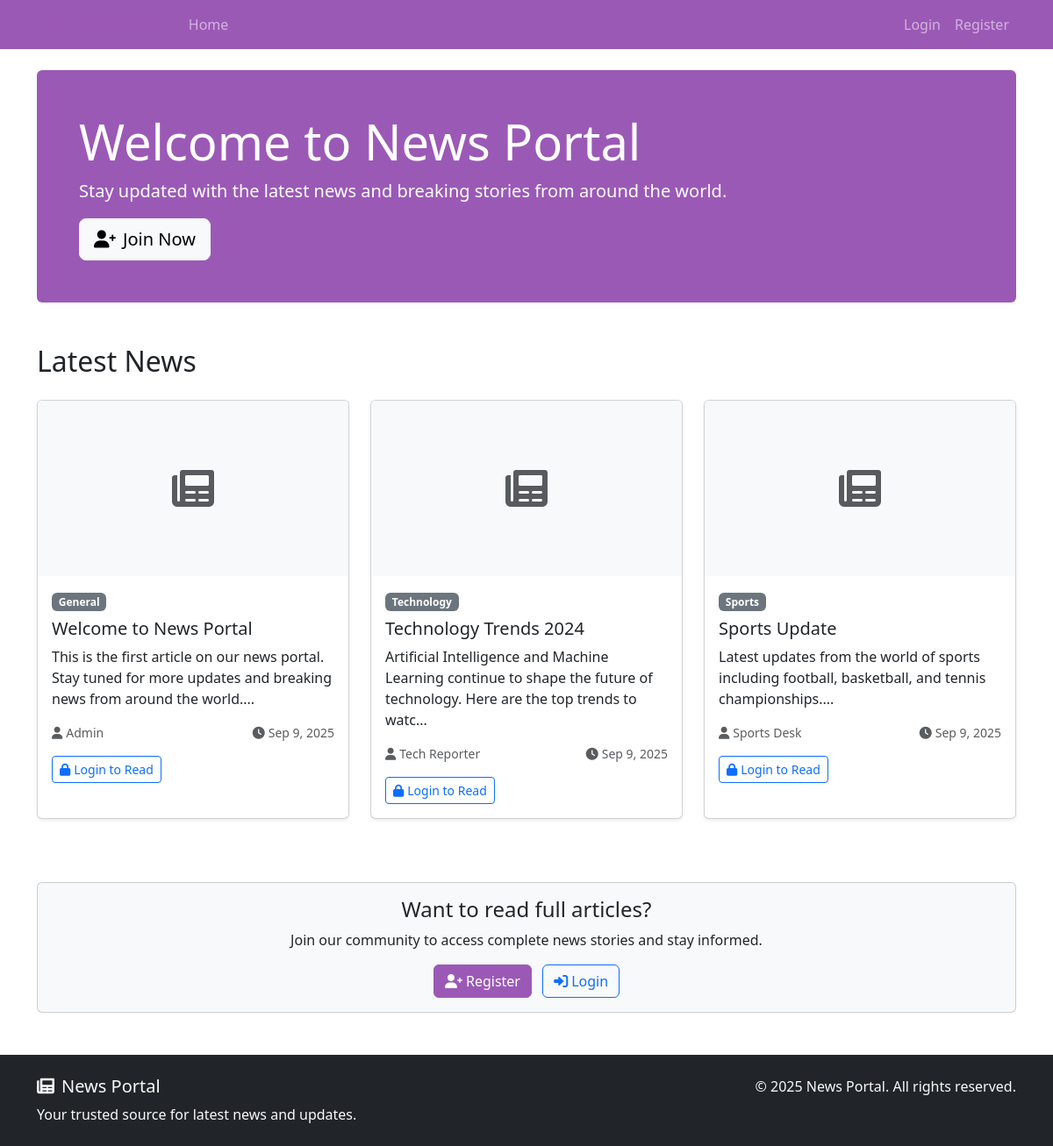
The page / on the database its author committed.
### tables this page shows
CREATE TABLE IF NOT EXISTS news (
    id INT AUTO_INCREMENT PRIMARY KEY,
    title VARCHAR(255) NOT NULL,
    content TEXT NOT NULL,
    category VARCHAR(50) NOT NULL,
    author VARCHAR(100) NOT NULL,
    created_at TIMESTAMP DEFAULT CURRENT_TIMESTAMP
);

### index.php (the view, shortened to what this page needs)
<?php
include 'header.php';
require_once 'db_connect.php';
$stmt = $pdo->prepare("SELECT * FROM news ORDER BY created_at DESC LIMIT 12");
$stmt->execute();
$news_articles = $stmt->fetchAll();
?>
<div class="container mt-4">
    <div class="row mb-5">
        <div class="col-12">
            <div class="jumbotron bg-primary text-white p-5 rounded">
                <h1 class="display-4">Welcome to News Portal</h1>
                <p class="lead">Stay updated with the latest news and breaking stories from around the world.</p>
                <?php if (!isset($_SESSION['user_id'])): ?>
                    <a class="btn btn-light btn-lg" href="register.php" role="button">
                        <i class="fas fa-user-plus me-2"></i>Join Now
                    </a>
                <?php endif; ?>
            </div>
        </div>
    </div>
    <div class="row">
        <div class="col-12">
            <h2 class="mb-4">Latest News</h2>
        </div>
        <?php if (empty($news_articles)): ?>
            <div class="col-12">
                <div class="alert alert-info text-center">
                    <i class="fas fa-info-circle me-2"></i>No news articles available at the moment.
                </div>
            </div>
        <?php else: ?>
            <?php foreach ($news_articles as $article): ?>
                <div class="col-lg-4 col-md-6 mb-4">
                    <div class="card news-card shadow-sm">
                        <div class="card-img-top bg-light d-flex align-items-center justify-content-center" style="height: 200px;">
                            <i class="fas fa-newspaper fa-3x text-muted"></i>
                        </div>
                        <div class="card-body">
                            <span class="badge bg-secondary mb-2"><?php echo htmlspecialchars($article['category']); ?></span>
                            <h5 class="card-title"><?php echo htmlspecialchars($article['title']); ?></h5>
                            <p class="card-text">
                                <?php echo htmlspecialchars(substr($article['content'], 0, 120)) . '...'; ?>
                            </p>
                            <div class="d-flex justify-content-between align-items-center">
                                <small class="text-muted">
                                    <i class="fas fa-user me-1"></i><?php echo htmlspecialchars($article['author']); ?>
                                </small>
                                <small class="text-muted">
                                    <i class="fas fa-clock me-1"></i><?php echo date('M j, Y', strtotime($article['created_at'])); ?>
                                </small>
                            </div>
                            <div class="mt-3">
                                <?php if (isset($_SESSION['user_id'])): ?>
                                    <a href="news.php?id=<?php echo $article['id']; ?>" class="btn btn-primary btn-sm">
                                        <i class="fas fa-eye me-1"></i>Read More
                                    </a>
                                <?php else: ?>
                                    <a href="login.php" class="btn btn-outline-primary btn-sm">
                                        <i class="fas fa-lock me-1"></i>Login to Read
                                    </a>
                                <?php endif; ?>
                            </div>
                        </div>
                    </div>
                </div>
            <?php endforeach; ?>
        <?php endif; ?>
    </div>
    <?php if (!isset($_SESSION['user_id'])): ?>
        <div class="row mt-5">
            <div class="col-12">
                <div class="card bg-light">
                    <div class="card-body text-center">
                        <h4>Want to read full articles?</h4>
                        <p class="mb-3">Join our community to access complete news stories and stay informed.</p>
                        <a href="register.php" class="btn btn-primary me-2">
                            <i class="fas fa-user-plus me-1"></i>Register
                        </a>
                        <a href="login.php" class="btn btn-outline-primary">
                            <i class="fas fa-sign-in-alt me-1"></i>Login
                        </a>
                    </div>
                </div>
            </div>
        </div>
    <?php endif; ?>
</div>
<?php include 'footer.php'; ?>

### header.php (shortened to what this page needs)
<!DOCTYPE html>
<html lang="en">
<head>
    <link href="https://cdn.jsdelivr.net/npm/bootstrap@5.3.0/dist/css/bootstrap.min.css" rel="stylesheet">
    <link href="https://cdnjs.cloudflare.com/ajax/libs/font-awesome/6.0.0/css/all.min.css" rel="stylesheet">
</head>
<body>
    <nav class="navbar navbar-expand-lg navbar-dark bg-primary">
        <div class="container">
            <a class="navbar-brand" href="index.php">
                <i class="fas fa-newspaper me-2"></i>News Portal
            </a>
            <div class="collapse navbar-collapse" id="navbarNav">
                <ul class="navbar-nav me-auto">
                    <li class="nav-item">
                        <a class="nav-link" href="index.php">Home</a>
                    </li>
                </ul>
                <ul class="navbar-nav">
                    <?php if (isset($_SESSION['user_id'])): ?>
                        <li class="nav-item dropdown">
                            <a class="nav-link dropdown-toggle" href="#" role="button" data-bs-toggle="dropdown">
                                <i class="fas fa-user me-1"></i><?php echo $_SESSION['username']; ?>
                            </a>
                            <ul class="dropdown-menu">
                                <?php if ($_SESSION['role'] == 'admin'): ?>
                                    <li><a class="dropdown-item" href="admin/dashboard.php">
                                        <i class="fas fa-tachometer-alt me-2"></i>Dashboard
                                    </a></li>
                                <?php endif; ?>
                                <li><hr class="dropdown-divider"></li>
                                <li><a class="dropdown-item" href="logout.php">
                                    <i class="fas fa-sign-out-alt me-2"></i>Logout
                                </a></li>
                            </ul>
                        </li>
                    <?php else: ?>
                        <li class="nav-item">
                            <a class="nav-link" href="login.php">Login</a>
                        </li>
                        <li class="nav-item">
                            <a class="nav-link" href="register.php">Register</a>
                        </li>
                    <?php endif; ?>
                </ul>
            </div>
        </div>
    </nav>

### footer.php (shortened to what this page needs)
    <footer class="bg-dark text-light py-4 mt-5">
        <div class="container">
            <div class="row">
                <div class="col-md-6">
                    <h5><i class="fas fa-newspaper me-2"></i>News Portal</h5>
                    <p class="mb-0">Your trusted source for latest news and updates.</p>
                </div>
                <div class="col-md-6 text-md-end">
                    <p class="mb-0">&copy; <?php echo date('Y'); ?> News Portal. All rights reserved.</p>
                </div>
            </div>
        </div>
    </footer>
</body>
</html>

### header.php (style rules this page uses)
.navbar-brand { font-weight: bold; color: #9b59b6 !important; }
.bg-primary { background-color: #9b59b6 !important; }
.btn-primary { background-color: #9b59b6 !important; border-color: #9b59b6 !important; }
.news-card { transition: transform 0.2s; height: 100%; }
.card-img-top { height: 200px; object-fit: cover; }

### rows shown on the page
news: category "General", title "Welcome to News Portal", content "This is the first article on our news portal. Stay tuned for more updates and breaking news from around the world.", author "Admin", created_at "Sep 9, 2025"
news: category "Technology", title "Technology Trends 2024", content "Artificial Intelligence and Machine Learning continue to shape the future of technology. Here are the top trends to watc", author "Tech Reporter", created_at "Sep 9, 2025"
news: category "Sports", title "Sports Update", content "Latest updates from the world of sports including football, basketball, and tennis championships.", author "Sports Desk", created_at "Sep 9, 2025"
